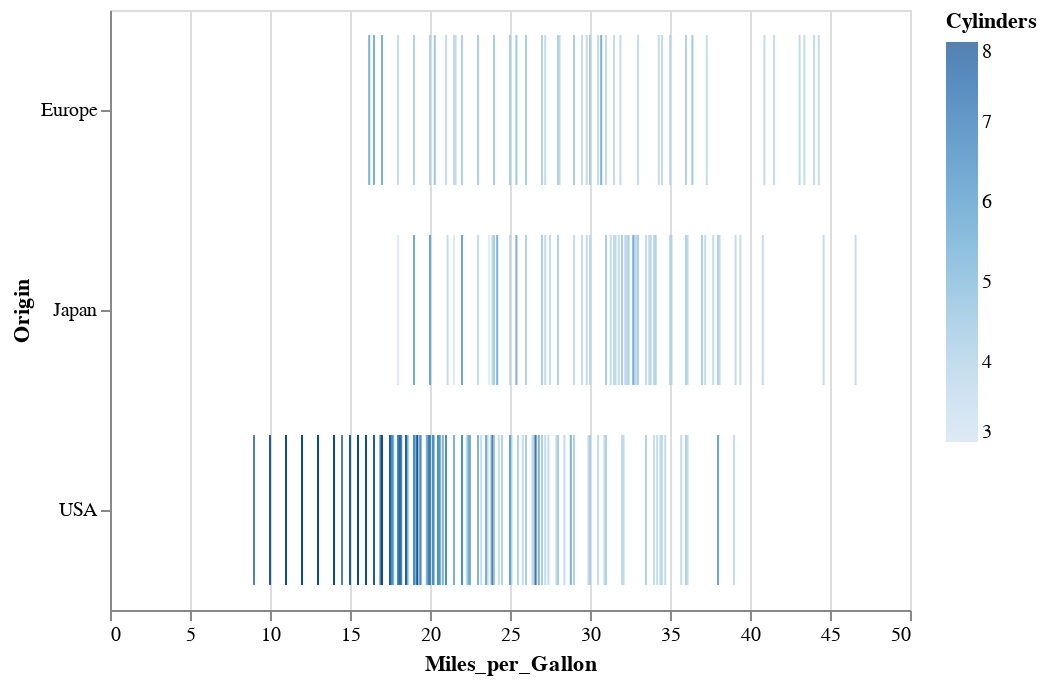

Notebook source saved alongside this figure:
### Markdown cell above
Veamos un gráfico sencillo que tiene tres de las columnas de los datos de los autos:

### Code cell
alt.Chart(cars).mark_tick().encode(
    x='Miles_per_Gallon',
    y='Origin',
    color='Cylinders'
)

### Figure 1 — Vega-Lite specification as saved in the notebook (floating-point values rounded to 4 significant figures; data arrays with more than 128 entries replaced by an {"elided": "..."} marker saying what was removed)
{"$schema": "https://vega.github.io/schema/vega-lite/v2.6.0.json", "config": {"view": {"height": 300, "width": 400}}, "data": {"name": "data-f02450ab61490a1363517a0190416235"}, "datasets": {"data-f02450ab61490a1363517a0190416235": {"elided": "406 records"}}, "encoding": {"color": {"field": "Cylinders", "type": "quantitative"}, "x": {"field": "Miles_per_Gallon", "type": "quantitative"}, "y": {"field": "Origin", "type": "nominal"}}, "mark": "tick"}
